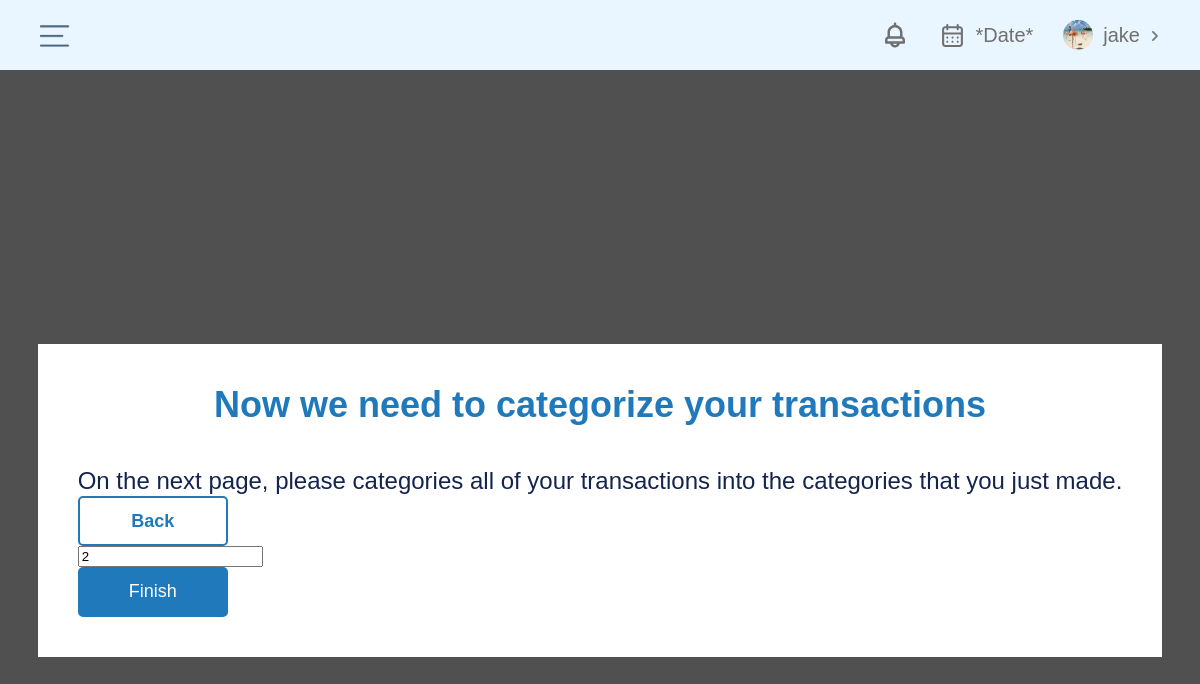
Page /university/budgeting/step2 (signed in) on the committed database.
### Accounts/models.py (models this page shows, shortened)
class Account(AbstractBaseUser):
    email = models.EmailField(verbose_name='email', max_length=30, unique=True)
    username = models.CharField(max_length=30, unique=True)
    date_joined = models.DateTimeField(verbose_name='date joined', auto_now_add=True)
    last_login = models.DateTimeField(verbose_name='last login', auto_now_add=True)
    is_active = models.BooleanField(default=True)
    is_staff = models.BooleanField(default=False)
    is_admin = models.BooleanField(default=False)
    is_blacklisted = models.BooleanField(default=False)
    USERNAME_FIELD = 'email'
    REQUIRED_FIELDS = ['username']
    objects = MyAccountManager()
    first_name = models.CharField(max_length=120, null=True, blank=True)
    last_name = models.CharField(max_length=120, null=True, blank=True)
    def get_first_name(self):
        return self.first_name
    user_id = models.CharField(max_length=12, null=True, blank=True)
    def get_user_id(self):
        return self.user_id
    has_university = models.BooleanField(default=False)
    has_budget = models.BooleanField(default=False)
    user_image = models.ImageField(null=True, blank=True, upload_to='user_images/')
    def get_user_image(self):
        return self.user_image
    changed_transactions = models.JSONField(null=True, blank=True)

### Student/all_views/m2_views.py (the view, shortened to what this page needs)
# urls.py: path('university/budgeting/step2', m2_views.budgeting_step2, name='budgeting-step2'),
def budgeting_step2(request):
    user = request.user
    student_user = Account.objects.filter(pk=request.user.pk)
    user_id = student_user.model.get_user_id(self=user)
    student_model = Student.objects.get(user_id_number=user_id)
    if user.is_active and user.has_university == True:
        return render(request, 'Students/m2-budgeting/step2.html')
    else:
        return render(request, 'MainWebsite/index.html')

### Budget/context-processors.py (called while the page is built)
def account_info(request):
    user = request.user
    if user.is_active:
        account = Account.objects.filter(pk=request.user.pk)
        user_id = account.model.get_user_id(self=user)
        first_name = account.model.get_first_name(self=user)
        user_image = account.model.get_user_image(self=user)
        return {
            'first_name': first_name,
            'user_image': user_image,
        }
    else:
        return {
            'first_name': 'user',
            'user_image': 'img',
        }

### templates/Students/m2-budgeting/step2.html (shortened to what this page needs)
{% extends 'Students/base.html' %}
{% load static %}
{% block stylesheets %}
    <link href="{% static 'students/m1/style.css' %}" rel="stylesheet" type="text/css">
{% endblock %}
{% block content %}
<body style="padding: 0px; margin: 0px">
<div class="alert-page-wrapper" style="display: flex;" id="alert">
    <div class="alert-page-container">
        <p class="alert-box-title" style="margin-bottom: 20px">Now we need to categorize your transactions</p>
        <p class="alert-box-text">On the next page, please categories all of your transactions into the categories that you just made. </p>
        <form method="post" style="width: 100%">
            <div class="bottom-btn-wrapper" style="width: 100%; padding: 0px">
                <a href="../../university/video/7" class="back-btn">Back</a>
                <input type="text" value="2" class="progress-input" name="progress">
                <button type="submit" class="next-btn">Finish</button>
            </div>
        </form>
    </div>
</div>
{% endblock %}

### templates/Students/base.html (shortened to what this page needs)
{% load static %}
<!DOCTYPE html>
<html lang="en">
<head>
    <link href="{% static 'budget/css/style.css' %}" rel="stylesheet" type="text/css">
    <link href="{% static 'budget/css/webflow.css' %}" rel="stylesheet" type="text/css">
    <link href="{% static 'budget/css/other.css' %}" rel="stylesheet" type="text/css">
    <link href="{% static 'students/css/new_stylesheet.css' %}" rel="stylesheet" type="text/css">
    <link href="{% static 'students/css/custom.css' %}" rel="stylesheet" type="text/css">
    {% block stylesheets %}
    {% endblock %}
</head>
<body class="body">
    <div class="top-bar-container"><img src="{% static 'budget/images/Nav-bar-Hamburger-budget.png' %}" loading="lazy" width="30" alt="" id="navbar" onclick="navbarOpen()" class="navbar-hamburger-img">
      <div class="navbar-right-container">
          <a href="{% url 'Budget:budget-notifications' %}" id='topnav-notification' class="side-bar-link">
              <div class="notification-container">
                <img src="{% static 'images/icons/topnav_notifications.svg' %}" loading="lazy" width="30" height="30" alt="" class="notification">
            </div>
          </a>
        <div class="calendar-container">
            <img src="{% static 'images/icons/topnav_calendar.svg' %}" loading="lazy" width="25" height="25" alt="" class="calendar">
          <div class="date-text">*Date*</div>
        </div>
        <div class="navbar-profile-wrapper">
          <div class="profile-imagine-wrapper"><img src="../../media/{{ user_image }}" loading="lazy" width="30" height="30" alt="" class="profile-image"></div>
          <div class="navbar-name">{{ first_name }}</div>
          <div class="navbar-dowpdown-wrapper"><img src="{% static 'images/icons/topnav_caret.svg' %}" loading="lazy" width="20" height="20" alt="" class="navbar-drop-down"></div>
        </div>
      </div>
    </div>
{% block content %}
{% endblock %}
</body>
</html>

### static/budget/css/webflow.css (style rules this page uses)
* { -webkit-box-sizing: border-box; -moz-box-sizing: border-box; box-sizing: border-box; }
html { height: 100%; }
body { margin: 0; min-height: 100%; background-color: #fff; font-family: Arial, sans-serif; font-size: 14px; line-height: 20px; color: #333; }
img { max-width: 100%; vertical-align: middle; display: inline-block; }
p { margin-top: 0; margin-bottom: 10px; }
button, [type='button'], [type='reset'] { border: 0; cursor: pointer; -webkit-appearance: button; }

### static/budget/css/other.css (style rules this page uses)
.side-bar-link { text-decoration: none; color: white; }

### static/students/css/custom.css (style rules this page uses)
.back-btn { padding: 10px 40px; text-decoration: none; border-style: solid; border-width: 2px; border-color: #1f79ba; border-radius: 5px; background-color: #fff; color: #1f79ba; font-size: 18px; font-weight: 600; }
.next-btn { padding: 10px 40px; text-decoration: none; border-style: solid; border-width: 2px; color: white; border-color: #1f79ba; background-color: #1f79ba; border-radius: 5px; font-size: 18px; font-weight: 500; cursor: pointer; }

### static/students/m1/style.css (style rules this page uses)
* { -webkit-box-sizing: border-box; -moz-box-sizing: border-box; box-sizing: border-box; }
html { height: 100%; }
body { margin: 0; min-height: 100%; background-color: #fff; font-family: Arial, sans-serif; font-size: 14px; line-height: 20px; color: #333; }
img { max-width: 100%; vertical-align: middle; display: inline-block; }
p { margin-top: 0; margin-bottom: 10px; }
button, [type='button'], [type='reset'] { border: 0; cursor: pointer; -webkit-appearance: button; }
.body { display: block; -webkit-box-align: center; -webkit-align-items: center; -ms-flex-align: center; align-items: center; background-color: #f4f6f8; }

### rows in the picture
Account: user_image (picture), first_name "jake"
